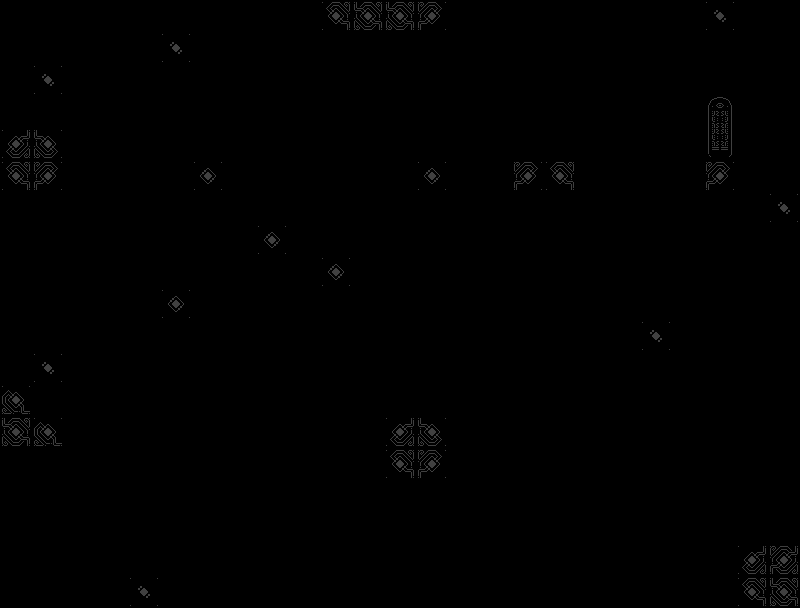

This game map was drawn from its Tiled (.tmx) file and the tilesets committed beside it. A one-line description and the trimmed map source follow:
An orthogonal 25x19 tile map with 32x32 px tiles, 4 tile layers (collision, rift, ground_decorations, decorations).

<map version="1.2" tiledversion="1.3.4" orientation="orthogonal" renderorder="right-down" width="25" height="19" tilewidth="32" tileheight="32" infinite="0" nextlayerid="5" nextobjectid="1">
 <editorsettings>
  <export target="level_9.json" format="json" />
 </editorsettings>
 <tileset firstgid="1" source="nort_platform_tiles-Sheet.tsx" />
 <layer id="1" name="collision" width="25" height="19">
  <data>[475 cells, 309 non-empty, 22 distinct tile ids]</data>
 </layer>
 <layer id="4" name="rift" width="25" height="19">
  <data>[475 cells, 32 non-empty, 12 distinct tile ids]</data>
 </layer>
 <layer id="2" name="ground_decorations" width="25" height="19">
  <data>[475 cells, 21 non-empty, 5 distinct tile ids]</data>
 </layer>
 <layer id="3" name="decorations" width="25" height="19">
  <data>[475 cells, 28 non-empty, 7 distinct tile ids]</data>
 </layer>
</map>
